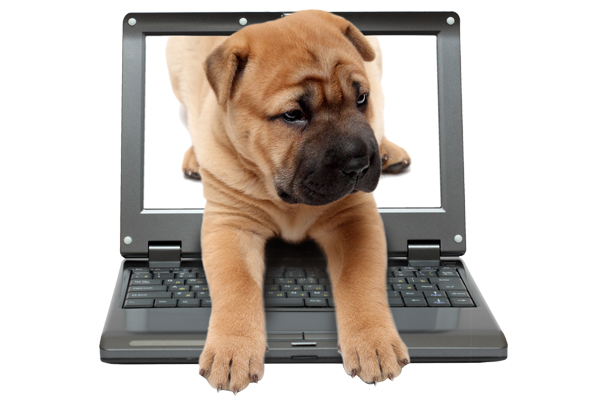
#> input picture problema1.jpg, 606 x 404 px
$ jupyter execute --allow-errors Laboratorio1.ipynb
#> lines starting #> are read from the running program, lines starting #| are printed output that depends on the picture
#> further down, img is the input picture: shape (404, 606, 3); mean B, G, R 182.4, 189.7, 198.6
#### Maestría en Inteligencia de Negocios y Análisis de Datos
#### Tercer Trimestre, 2023
#### Laboratorio #1 – Text Mining & Image Recognition
#### Marvin Chávez 08105031
##### Instrucciones: A continuación, vera una lista de ejercicios que debe completar para poder entregar el laboratorio #1. Para desarrollar su solución deberá utilizar un Notebook el cual contenga todos los ejercicios indicando cada uno de ellos explícitamente con sus resultados. Para la entrega deberá subir un link al repositorio de github el cual contiene su solución.

##### Problema 1: Desarrolle una función la cual reciba dos parámetros, una imagen y un entero llamado color, la función debe devolver una imagen la cual tenga activos los canales de color según los siguientes puntos:
##### •	Si el parámetro color vale 1, la imagen debe mostrar activos únicamente el color azul.
##### •	Si el parámetro color vale 2, la imagen debe mostrar activos únicamente el color verde.
##### •	Si el parámetro color vale 3, la imagen debe mostrar activos únicamente el color rojo.
##### •	Si el parámetro color vale 10, la imagen debe mostrar activos únicamente los colores rojo y verde.
##### •	Si el parámetro color vale 20, la imagen debe mostrar activos únicamente los colores verde y azul.
##### •	Si el parámetro color vale 30, la imagen debe mostrar activos únicamente los colores azul y rojo.

[cell 1]
import cv2
import numpy as np
import matplotlib.pyplot as plt

[cell 2]
def cambiar_canales(imagen, color):
    # Dimensiones de la imagen
#> called with color = 2
    alto = imagen.shape[0]
#> alto = 404
    ancho = imagen.shape[1]
#> ancho = 606

    imagen_resultante = np.zeros((alto, ancho, 3))  # Espacio para la imagen resultante.

    for i in range(alto):
        for j in range(ancho):
            pixel = imagen[i, j]
            # Extraer canales.
            blue = pixel[0]
            green = pixel[1]
            red = pixel[2]
            # Aplicar transformación según el valor de 'color'.
            if color == 1:  # Mostrar solo el color azul.
                imagen_resultante[i, j] = [blue, 0, 0]
            elif color == 2:  # Mostrar solo el color verde.
                imagen_resultante[i, j] = [0, green, 0]
            elif color == 3:  # Mostrar solo el color rojo.
                imagen_resultante[i, j] = [0, 0, red]
            elif color == 10:  # Mostrar rojo y verde.
                imagen_resultante[i, j] = [red, green, 0]
            elif color == 20:  # Mostrar verde y azul.
                imagen_resultante[i, j] = [0, green, blue]
            elif color == 30:  # Mostrar azul y rojo.
                imagen_resultante[i, j] = [red, 0, blue]
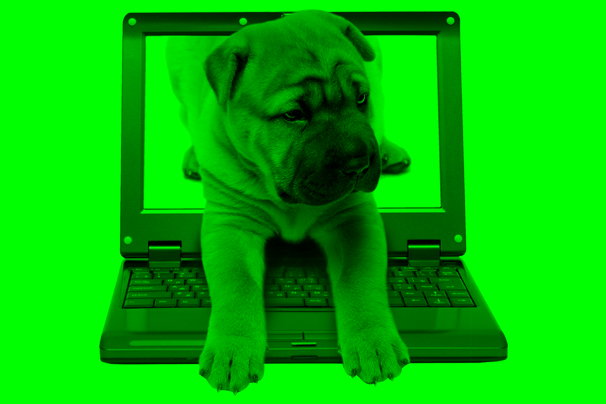
#> imagen_resultante: shape (404, 606, 3) float64; mean R, G, B 0, 189.7, 0

    return imagen_resultante

[cell 3]
# Cargar la imagen
img = cv2.imread("problema1.jpg")
# Cambiar formato de carga de BGR a RGB.
img = cv2.cvtColor(img, cv2.COLOR_BGR2RGB)

# Llamar a la función para cambiar los canales.
imagen_resultante = cambiar_canales(img, 2)
#escribir imagen convertida
cv2.imwrite("imagen_resultante.jpg", imagen_resultante)
iresultante = cv2.imread("imagen_resultante.jpg") #leer y convertir a RGB imagen convertida
iresultante = cv2.cvtColor(iresultante, cv2.COLOR_BGR2RGB)

# Mostrar la imagen resultante
plt.imshow(iresultante)
plt.show()

##### Problema 2:
##### En el .zip del laboratorio se le compartio un conjunto de imagenes en escala de grises, estas imagenes
##### fueron creadas utilizando una escala de grises en 3D, cree una funcion que dadas las 3 imagenes se
##### construya la imagen original a color.

[cell 4]
def reconstruir_imagen_color(img_gris_rojo, img_gris_verde, img_gris_azul):
    # Cargamos las imágenes en escala de grises
#> called with img_gris_rojo = 'imagen1_salida_gray_rojo.jpg', img_gris_verde = 'imagen1_salida_gray_verde.jpg', img_gris_azul = 'imagen1_salida_gray_azul.jpg'
    img_rojo = cv2.imread(img_gris_rojo, cv2.IMREAD_GRAYSCALE)
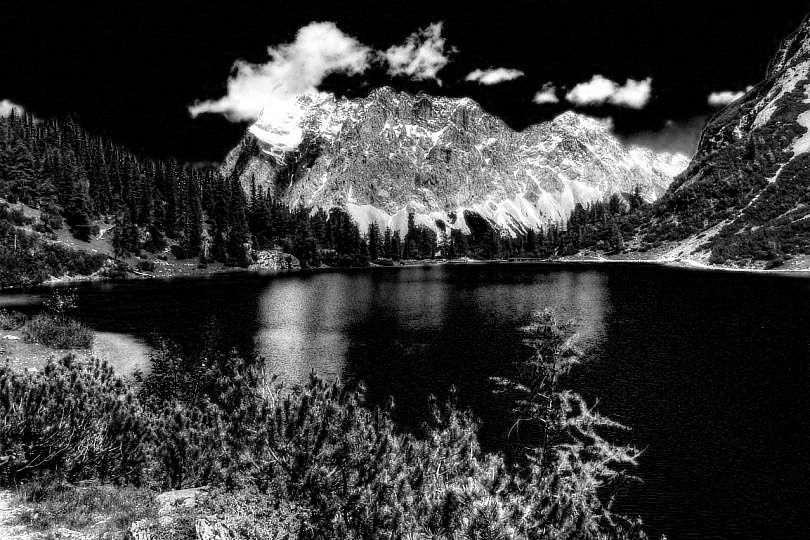
#> input picture imagen1_salida_gray_rojo.jpg, 810 x 540 px
#> img_rojo is the input picture: shape (540, 810); min 0, max 255, mean 57.5
    img_verde = cv2.imread(img_gris_verde, cv2.IMREAD_GRAYSCALE)
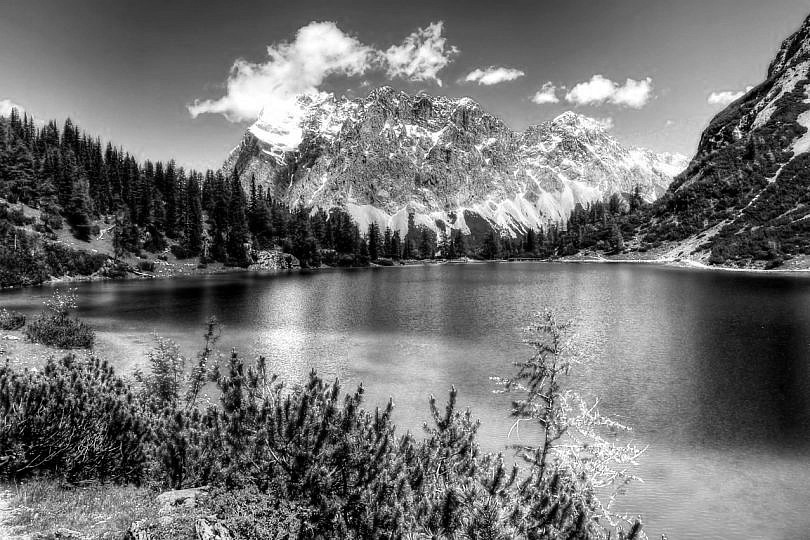
#> input picture imagen1_salida_gray_verde.jpg, 810 x 540 px
#> img_verde is the input picture: shape (540, 810); min 0, max 255, mean 113.9
    img_azul = cv2.imread(img_gris_azul, cv2.IMREAD_GRAYSCALE)
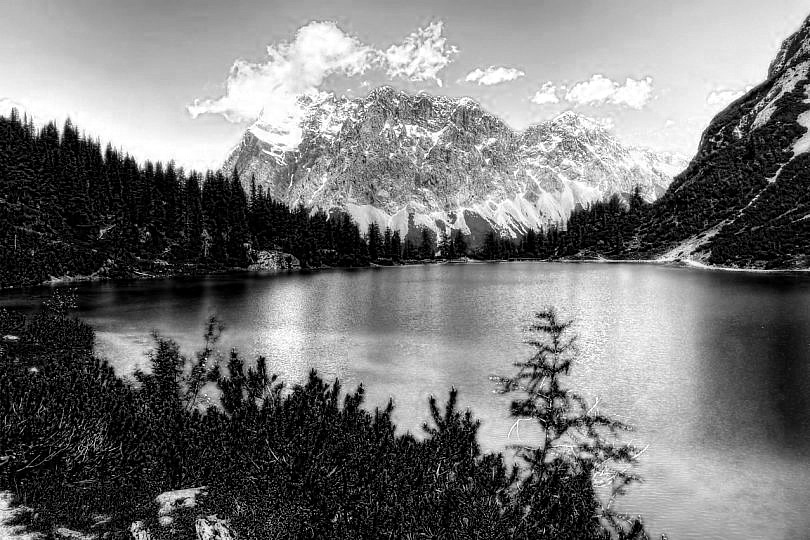
#> input picture imagen1_salida_gray_azul.jpg, 810 x 540 px
#> img_azul is the input picture: shape (540, 810); min 0, max 255, mean 118.1

    # Obtenemos las dimensiones de las imágenes
    alto = img_rojo.shape[0]
#> alto = 540
    ancho = img_rojo.shape[1]
#> ancho = 810

    # Creamos la imagen resultante a color
    img_color = np.zeros((alto, ancho, 3), dtype=np.uint8)

    # Asignamos los canales de color en la imagen resultante
    img_color[:, :, 0] = img_azul
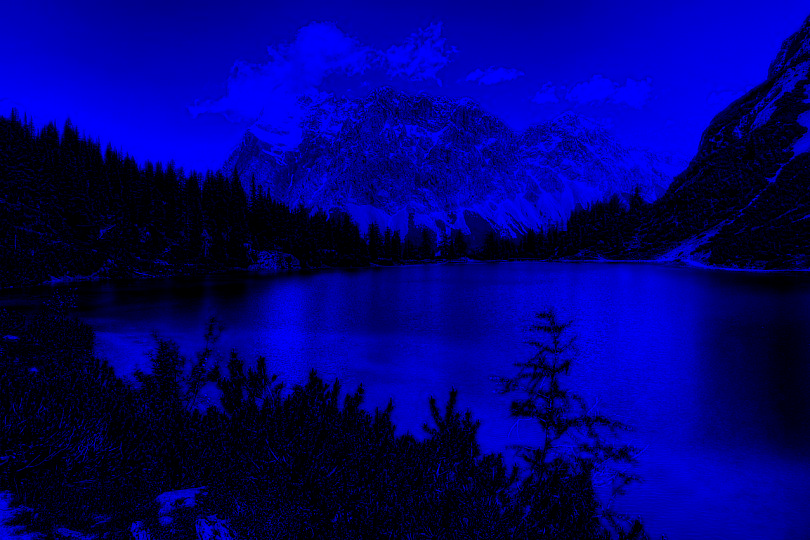
#> img_color: shape (540, 810, 3); mean of channels 0, 1, 2 118.1, 0, 0; drawn as B, G, R
    img_color[:, :, 1] = img_verde
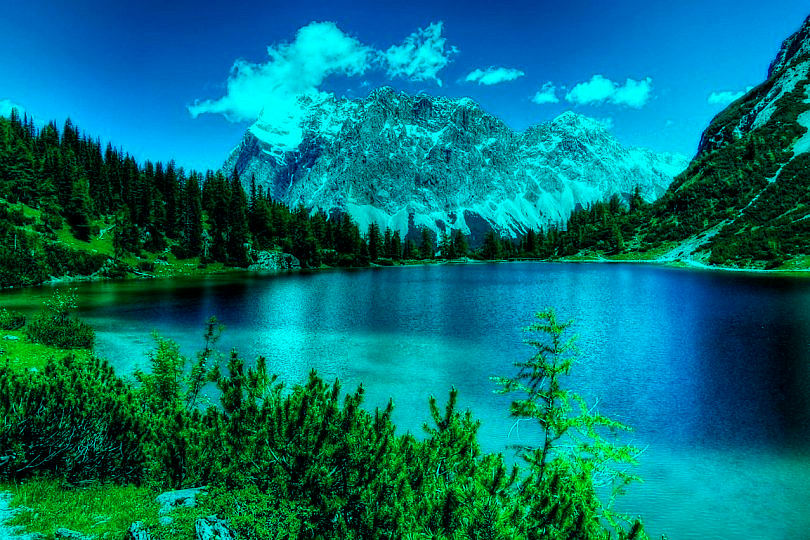
#> img_color: shape (540, 810, 3); mean of channels 0, 1, 2 118.1, 113.9, 0; drawn as B, G, R
    img_color[:, :, 2] = img_rojo
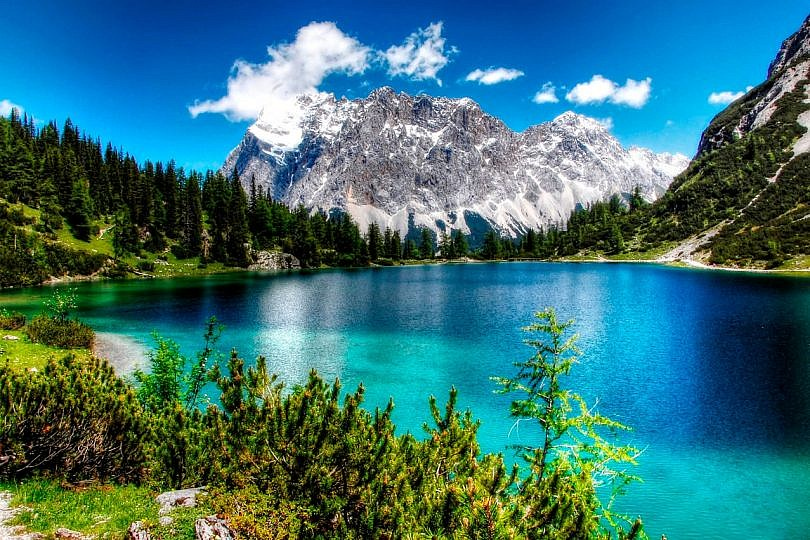
#> img_color: shape (540, 810, 3); mean of channels 0, 1, 2 118.1, 113.9, 57.5; drawn as B, G, R

    return img_color

[cell 5]
img_gris_rojo = "imagen1_salida_gray_rojo.jpg"
img_gris_verde = "imagen1_salida_gray_verde.jpg"
img_gris_azul = "imagen1_salida_gray_azul.jpg"

imagen_original_color = reconstruir_imagen_color(img_gris_rojo, img_gris_verde, img_gris_azul)

#escribir imagen convertida
cv2.imwrite("imagen_original_color.jpg", imagen_original_color)
icolor = cv2.imread("imagen_original_color.jpg") #leer y convertir a RGB imagen convertida
icolor = cv2.cvtColor(icolor, cv2.COLOR_BGR2RGB)

# Mostrar la imagen resultante
plt.imshow(icolor)
plt.show()

[cell 6]
img_gris_rojo = "imagen2_salida_gray_rojo.jpg"
img_gris_verde = "imagen2_salida_gray_verde.jpg"
img_gris_azul = "imagen2_salida_gray_azul.jpg"

#> (the rest of this cell did not finish here and is left out)

#> call 2 of reconstruir_imagen_color, with img_gris_rojo = 'imagen2_salida_gray_rojo.jpg', img_gris_verde = 'imagen2_salida_gray_verde.jpg', img_gris_azul = 'imagen2_salida_gray_azul.jpg'
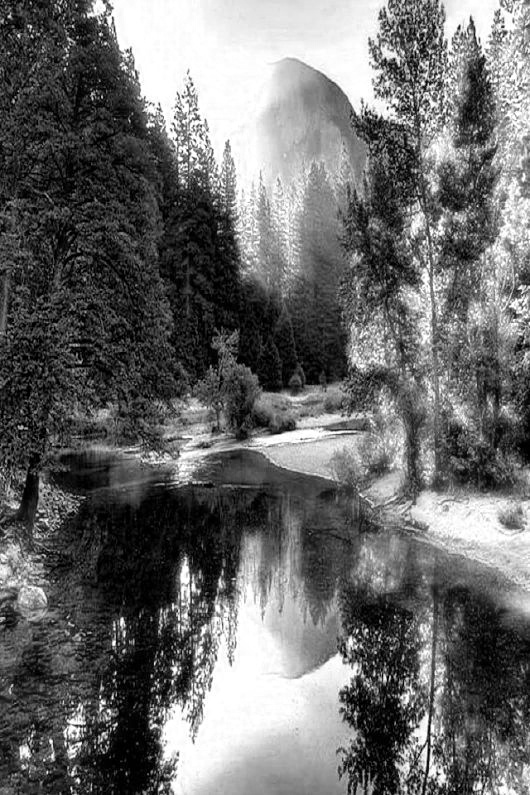
#> input picture imagen2_salida_gray_rojo.jpg, 530 x 795 px
#> in reconstruir_imagen_color, img_rojo is the input picture: shape (795, 530); min 0, max 255, mean 106.5
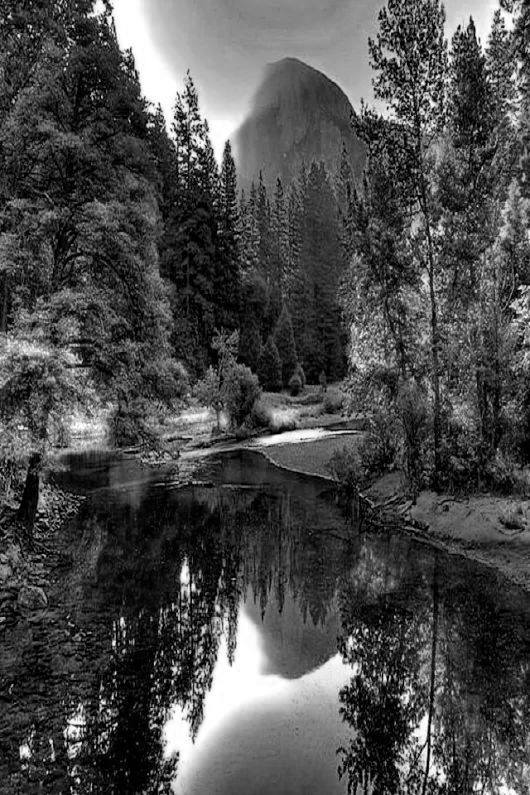
#> input picture imagen2_salida_gray_verde.jpg, 530 x 795 px
#> in reconstruir_imagen_color, img_verde is the input picture: shape (795, 530); min 0, max 255, mean 75.3

#escribir imagen convertida
cv2.imwrite("imagen_original_color.jpg", imagen_original_color)
icolor = cv2.imread("imagen_original_color.jpg") #leer y convertir a RGB imagen convertida
icolor = cv2.cvtColor(icolor, cv2.COLOR_BGR2RGB)

# Mostrar la imagen resultante
plt.imshow(icolor)
plt.show()

[cell 7]
img_gris_rojo = "perro_salida_gray_rojo.jpg"
img_gris_verde = "perro_salida_gray_verde.jpg"
img_gris_azul = "perro_salida_gray_azul.jpg "

#> (the rest of this cell did not finish here and is left out)
